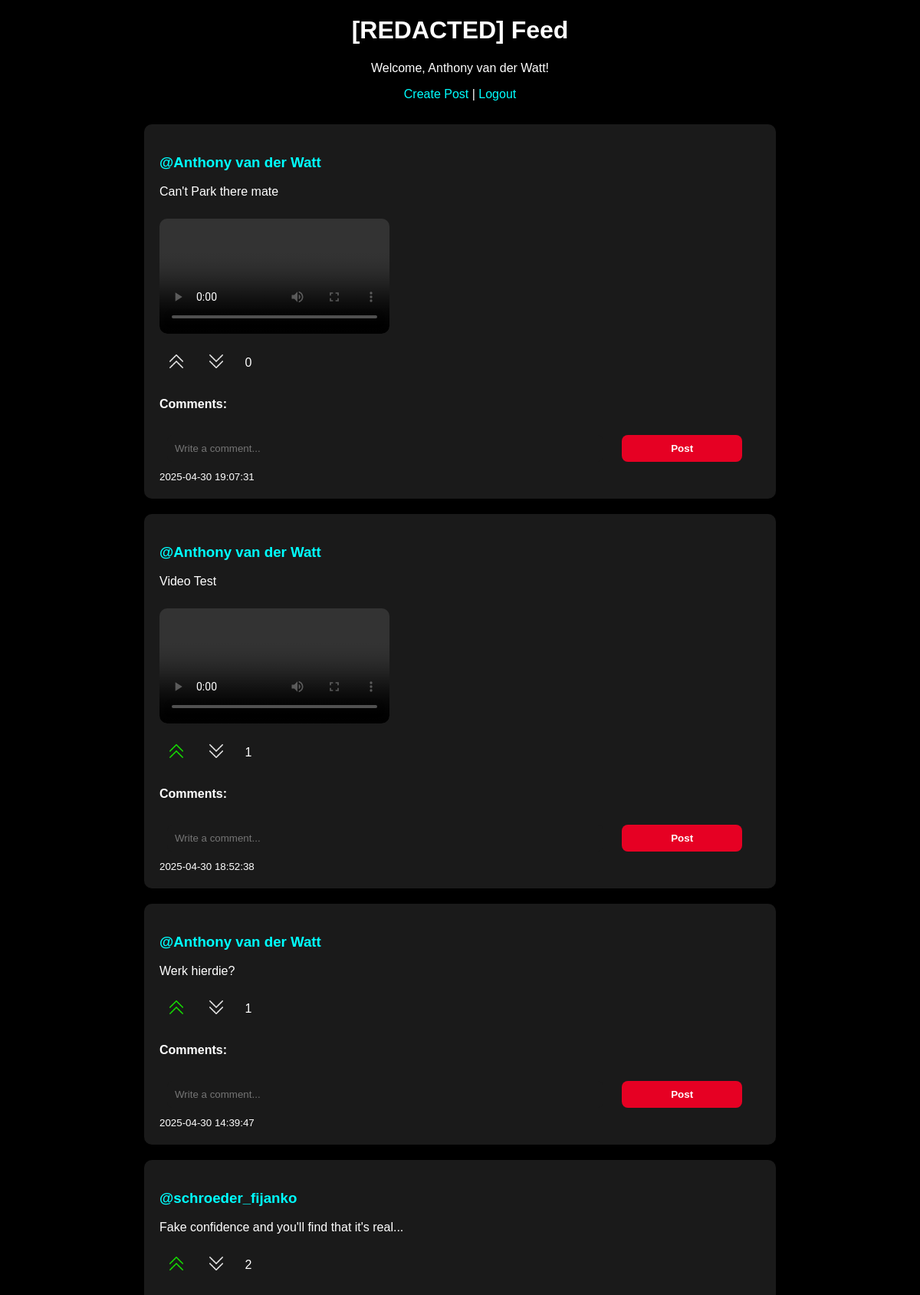
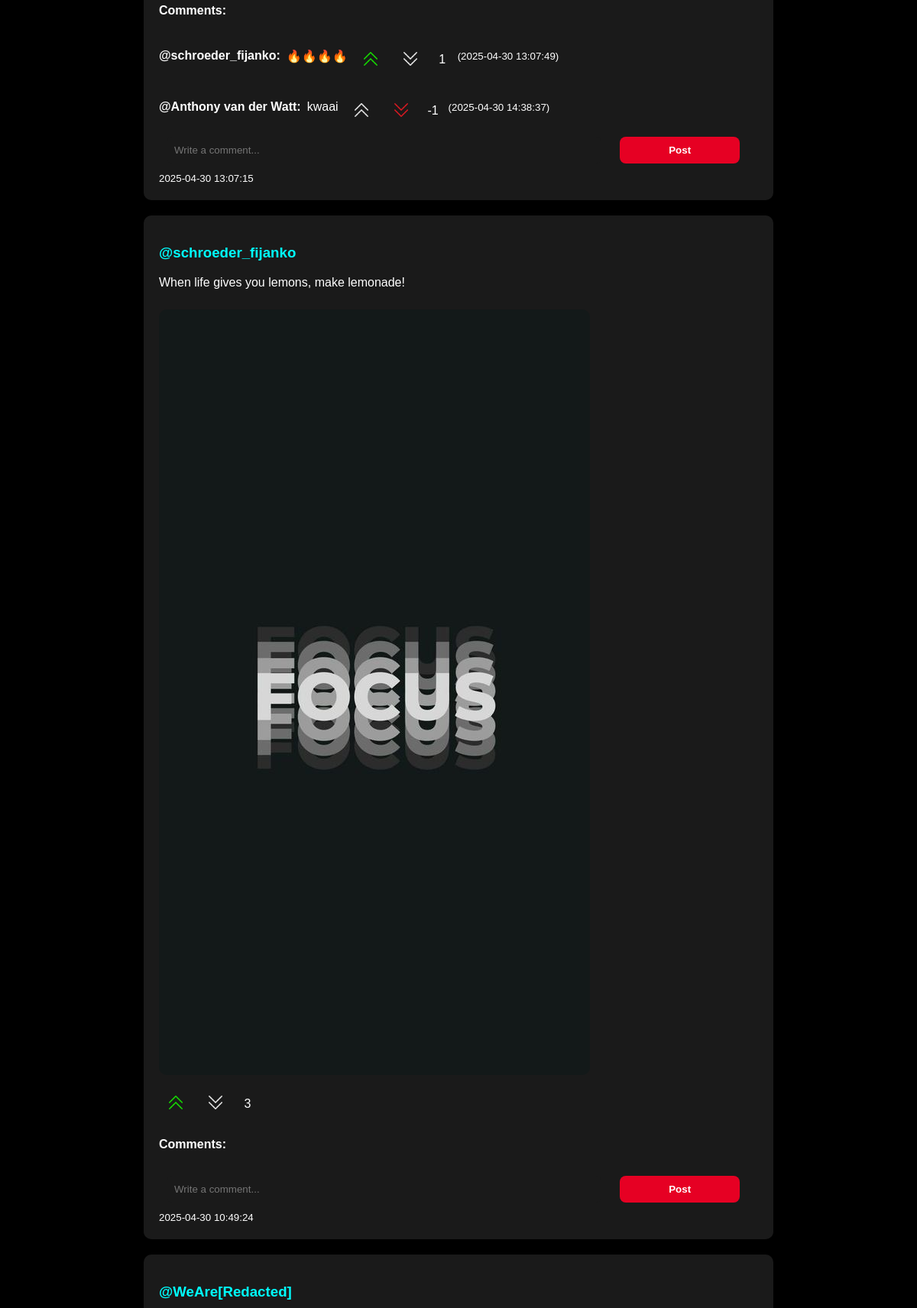
/feed.php (signed in, upper part), run on the app's committed database (2 pictures, top to bottom).
### tables this page shows
CREATE TABLE `posts` (
  `id` int(11) NOT NULL AUTO_INCREMENT,
  `user_id` int(11) NOT NULL,
  `content` text DEFAULT NULL,
  `image_path` varchar(255) DEFAULT NULL,
  `created_at` timestamp NOT NULL DEFAULT current_timestamp(),
  PRIMARY KEY (`id`),
  KEY `user_id` (`user_id`),
  CONSTRAINT `posts_ibfk_1` FOREIGN KEY (`user_id`) REFERENCES `users` (`id`) ON DELETE CASCADE
);

CREATE TABLE `users` (
  `id` int(11) NOT NULL AUTO_INCREMENT,
  `username` varchar(50) NOT NULL,
  `email` varchar(100) NOT NULL,
  `password` varchar(255) NOT NULL,
  `profile_pic` varchar(255) DEFAULT 'default.png',
  `bio` text DEFAULT '',
  `created_at` timestamp NOT NULL DEFAULT current_timestamp(),
  PRIMARY KEY (`id`),
  UNIQUE KEY `username` (`username`),
  UNIQUE KEY `email` (`email`)
);

CREATE TABLE `comments` (
  `id` int(11) NOT NULL AUTO_INCREMENT,
  `post_id` int(11) NOT NULL,
  `user_id` int(11) NOT NULL,
  `content` text NOT NULL,
  `created_at` timestamp NOT NULL DEFAULT current_timestamp(),
  PRIMARY KEY (`id`),
  KEY `post_id` (`post_id`),
  KEY `user_id` (`user_id`),
  CONSTRAINT `comments_ibfk_1` FOREIGN KEY (`post_id`) REFERENCES `posts` (`id`) ON DELETE CASCADE,
  CONSTRAINT `comments_ibfk_2` FOREIGN KEY (`user_id`) REFERENCES `users` (`id`) ON DELETE CASCADE
);

### feed.php (the view, shortened to what this page needs)
<?php
require_once 'db/db.php';
$user_id = $_SESSION['user_id'];
$sql = "SELECT posts.*, users.username,
    IFNULL(SUM(post_votes.vote), 0) AS votes,
    (SELECT vote FROM post_votes WHERE post_id = posts.id AND user_id = ?) AS user_vote
    FROM posts
    LEFT JOIN users ON posts.user_id = users.id
    LEFT JOIN post_votes ON posts.id = post_votes.post_id
    GROUP BY posts.id
    ORDER BY posts.created_at DESC";
$stmt = $conn->prepare($sql);
$stmt->bind_param("i", $user_id);
$stmt->execute();
$result = $stmt->get_result();
?>
<!DOCTYPE html>
<html lang="en">
<head>
    <link rel="stylesheet" href="assets/css/style.css">
</head>
<body>
    <header>
        <h1>[REDACTED] Feed</h1>
        <p>Welcome, <?php echo htmlspecialchars($_SESSION['username']); ?>!</p>
        <a href="post.php">Create Post</a> | <a href="logout.php">Logout</a>
    </header>
    <section>
    <?php while ($row = $result->fetch_assoc()): ?>
        <div class="post">
            <h3>@<?php echo htmlspecialchars($row['username']); ?></h3>
            <p><?php echo nl2br(htmlspecialchars($row['content'])); ?></p>
            <?php if (!empty($row['image_path'])): ?>
            <?php
            $ext = strtolower(pathinfo($row['image_path'], PATHINFO_EXTENSION));
            if (in_array($ext, ['jpg', 'jpeg', 'png', 'gif'])):
            ?>
            <img src="<?php echo htmlspecialchars($row['image_path']); ?>" alt="Post image" style="max-width: 100%; margin-top: 10px; border-radius: 10px;">
            <?php elseif (in_array($ext, ['mp4', 'webm', 'ogg'])): ?>
                <video controls style="max-width: 100%; margin-top: 10px; border-radius: 10px;">
                <source src="<?php echo htmlspecialchars($row['image_path']); ?>" type="video/<?php echo $ext; ?>">
            </video>
        <?php endif; ?>
    <?php endif; ?>
            <div class="vote-container">
                <?php
                $user_vote = $row['user_vote'];
                $up_icon = $user_vote == 1 ? 'assets/images/upVote-arrow.png' : 'assets/images/up-arrow.png';
                $down_icon = $user_vote == -1 ? 'assets/images/downVote-arrow.png' : 'assets/images/down-arrow.png';
                ?>
                <button class="vote" onclick="vote(<?php echo $row['id']; ?>, 1)">
                    <img src="<?php echo $up_icon; ?>" alt="Upvote" width="24" height="24">
                </button>
                <button class="vote" onclick="vote(<?php echo $row['id']; ?>, -1)">
                    <img src="<?php echo $down_icon; ?>" alt="Downvote" width="24" height="24">
                </button>
                <span class="vote-count" id="votes-<?php echo $row['id']; ?>" width="24" height="24"><?php echo $row['votes']; ?></span>
            </div>
            <?php
            $post_id = $row['id'];
            $comment_query = $conn->prepare("SELECT comments.*, users.username FROM comments
                JOIN users ON comments.user_id = users.id
                WHERE comments.post_id = ?
                ORDER BY comments.created_at ASC");
            $comment_query->bind_param("i", $post_id);
            $comment_query->execute();
            $comments = $comment_query->get_result();
            ?>
            <div class="comments">
                <h4>Comments:</h4>
                <?php while ($comment = $comments->fetch_assoc()): ?>
                    <?php
                    $vote_query = $conn->prepare("SELECT SUM(vote) as votes,
                        (SELECT vote FROM comment_votes WHERE comment_id = ? AND user_id = ?) AS user_vote
                        FROM comment_votes WHERE comment_id = ?");
                    $vote_query->bind_param("iii", $comment['id'], $user_id, $comment['id']);
                    $vote_query->execute();
                    $vote_result = $vote_query->get_result();
                    $vote_data = $vote_result->fetch_assoc();
                    $vote_count = $vote_data['votes'] ?? 0;
                    $user_vote = $vote_data['user_vote'];
                    $up_icon = $user_vote == 1 ? 'assets/images/upVote-arrow.png' : 'assets/images/up-arrow.png';
                    $down_icon = $user_vote == -1 ? 'assets/images/downVote-arrow.png' : 'assets/images/down-arrow.png';
                    ?>
                    <div class="comment">
                        <strong>@<?php echo htmlspecialchars($comment['username']); ?>:</strong>
                        <?php echo nl2br(htmlspecialchars($comment['content'])); ?>
                        <div class="vote-container">
                            <button class="vote" onclick="voteComment(<?php echo $comment['id']; ?>, 1)">
                                <img src="<?php echo $up_icon; ?>" alt="Upvote" width="24" height="24">
                            </button>
                            <button class="vote" onclick="voteComment(<?php echo $comment['id']; ?>, -1)">
                                <img src="<?php echo $down_icon; ?>" alt="Downvote" width="24" height="24">
                            </button>
                            <span class="vote-count"><?php echo $vote_count; ?></span>
                        </div>
                        <small>(<?php echo $comment['created_at']; ?>)</small>
                    </div>
                <?php endwhile; ?>
            </div>
            <form onsubmit="submitComment(event, <?php echo $row['id']; ?>)">
                <input type="text" name="content" placeholder="Write a comment..." required style="width:70%;">
                <button class="btn" type="submit">Post</button>
            </form>
            <small><?php echo $row['created_at']; ?></small>
        </div>
    <?php endwhile; ?>
    </section>
</body>
</html>

### assets/css/style.css (style rules this page uses)
body { background-color: #000; color: #fff; font-family: 'Arial', sans-serif; text-align: center; padding-left: 15%; padding-right: 15%; }
input, button { margin: 10px; padding: 10px; border-radius: 8px; border: none; }
input { background-color: #1a1a1a; color: #fff; width: 80%; }
.btn { background-color: #e60023; color: #fff; font-weight: bold; cursor: pointer; width: 20%; }
a { color: #00ffff; text-decoration: none; }
header { margin-bottom: 30px; }
section { display: flex; flex-direction: column; gap: 20px; }
.post { background-color: #1a1a1a; padding: 20px; border-radius: 10px; text-align: left; }
.post h3 { color: #00ffff; }
.comment { display: flex; align-items: center; gap: 8px; margin-top: 10px; }
.vote-container { display: flex; align-items: center; gap: 8px; margin-top: 10px; }
.vote { background: none; border: none; cursor: pointer; float: left; padding: 0; gap: 10px; margin-top: 10px; }
.vote-count { min-width: 24px; text-align: center; display: inline-block; color: #fff; }

### data on the page
posts: user.username "Anthony van der Watt", content "Can't Park there mate", shows a picture, votes "0", created_at "2025-04-30 19:07:31"
posts: user.username "Anthony van der Watt", content "Video Test", votes "1", created_at "2025-04-30 18:52:38"
posts: user.username "Anthony van der Watt", content "Werk hierdie?", votes "1", created_at "2025-04-30 14:39:47"
posts: user.username "schroeder_fijanko", content "Fake confidence and you'll find that it's real...", votes "2", created_at "2025-04-30 13:07:15"
comments: user.username "schroeder_fijanko", content "🔥🔥🔥🔥", shows a picture, vote_count "1", created_at "2025-04-30 13:07:49"
comments: user.username "Anthony van der Watt", content "kwaai", shows a picture, vote_count "-1", created_at "2025-04-30 14:38:37"
posts: user.username "schroeder_fijanko", content "When life gives you lemons, make lemonade!", image_path (picture), votes "3", created_at "2025-04-30 10:49:24"
posts: user.username "WeAre[Redacted]"

### other printed values
$_SESSION['username'] "Anthony van der Watt"
